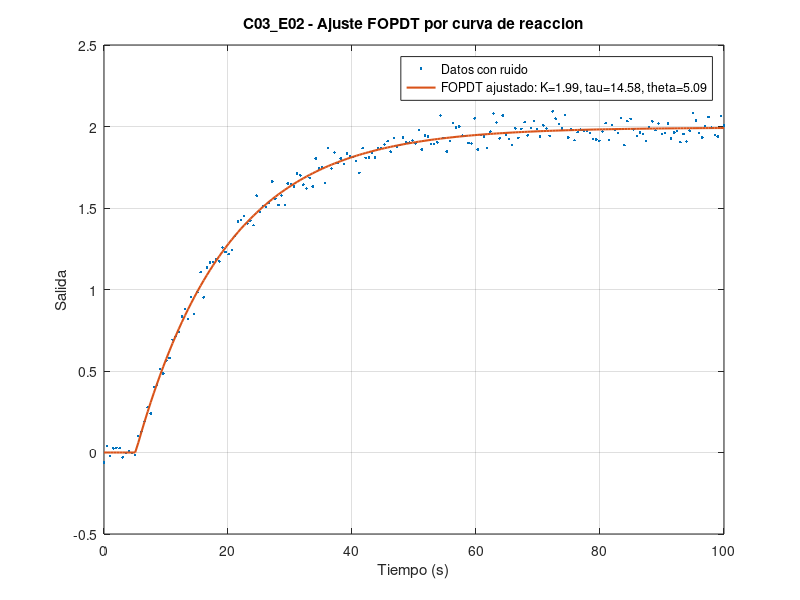

MATLAB code to generate this figure:
% =====================================================================
% C03_E02 — Ajuste FOPDT por curva de reaccion (MATLAB / Octave)
% =====================================================================
% Capitulo: 3 - Modelado basico de procesos para control
% Origen UNIR: Tema 5 - Analisis dinamico en lazo abierto
% Notebook Python equivalente: python/cap03/C03_E02_ajuste_fopdt.ipynb
% Compatibilidad: MATLAB R2022a+ (Optimization Toolbox), Octave 7+ (optim)
% =====================================================================

clear; close all;
rng(0);

% Definicion de FOPDT: y(t) = K*(1 - exp(-(t-theta)/tau)) para t > theta
fopdt = @(p, t) max(0, p(1) * (1 - exp(-(t - p(3))./p(2))) .* (t > p(3)));

% Datos sinteticos: K=2, tau=15, theta=5 con ruido
t = linspace(0, 100, 200)';
y_real = fopdt([2.0, 15.0, 5.0], t) + 0.05*randn(size(t));

% Ajuste no lineal (lsqcurvefit en MATLAB; en Octave usa fminunc o nonlin_curvefit)
p0 = [1.0, 10.0, 1.0];
if exist('lsqcurvefit', 'file') == 2
    p_hat = lsqcurvefit(fopdt, p0, t, y_real);
else
    % Fallback Octave
    cost = @(p) sum((fopdt(p, t) - y_real).^2);
    p_hat = fminsearch(cost, p0);
end

fprintf('K     = %.4f  (real 2.0)\n', p_hat(1));
fprintf('tau   = %.4f  (real 15.0)\n', p_hat(2));
fprintf('theta = %.4f  (real 5.0)\n', p_hat(3));

% Visualizacion
figure;
plot(t, y_real, '.', 'DisplayName', 'Datos con ruido'); hold on;
plot(t, fopdt(p_hat, t), '-', 'LineWidth', 1.5, ...
     'DisplayName', sprintf('FOPDT ajustado: K=%.2f, tau=%.2f, theta=%.2f', ...
                            p_hat(1), p_hat(2), p_hat(3)));
grid on; legend('Location', 'best');
xlabel('Tiempo (s)'); ylabel('Salida');
title('C03\_E02 - Ajuste FOPDT por curva de reaccion');
